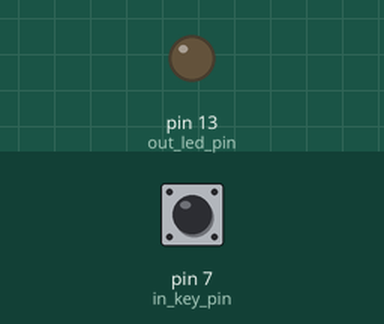
This sketch was run on a simulated Arduino Uno, built with avr-gcc and run on an emulated ATmega328P. On the bench: output pins drawn as LEDs (lit = HIGH). The inputs (shaded band) are chosen by the test bench; at power-on: pin 7 (in_key_pin) HIGH. What the sketch prints to the serial monitor is not drawn.

Above: at 1.2 s.
1.3 s: pin 7 (in_key_pin) pulled LOW for 0.15 s
At 1.37 s:
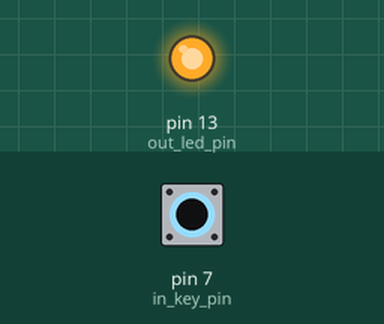
2.9 s: pin 7 (in_key_pin) pulled LOW for 3.2 s
At 7.0 s:
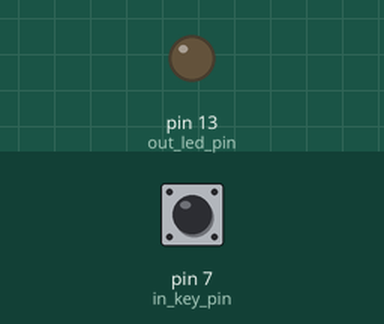
Timing chart, 0 to 8.5 s (numbered marks = the images above; inputs shaded):
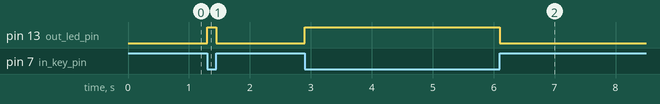

Measured:
- after the input at 1.3 s, pin 13 (out_led_pin): LOW → HIGH at once, → LOW 0.15 s later
- after the input at 2.9 s, pin 13 (out_led_pin): LOW → HIGH at once, → LOW 3.2 s later

The sketch:

cw_to_serial.ino
```cpp
static const uint8_t in_key_pin = 7;    // D7  : interrupt 4 on pin 1
static const uint8_t out_led_pin = 13;  // D13 : Built-in LED on pin 13
static bool key_is_up;
static const unsigned long debounce_millis = 20; // 30 WPM == 40 ms
static unsigned long last_change_millis;

void setup() {
  Serial.begin(115200);
  pinMode(in_key_pin, INPUT_PULLUP);
  pinMode(out_led_pin, OUTPUT);
  key_is_up = digitalRead(in_key_pin);
  Serial.print(!key_is_up);
  last_change_millis = millis();
}

void loop() {
  unsigned long millis_now = millis();
  if (key_is_up == digitalRead(in_key_pin)) {
    return;
  }
  if (last_change_millis + debounce_millis > millis_now) {
    return;
  }
  Serial.print(key_is_up); // inverted
  digitalWrite(out_led_pin, key_is_up); // inverted
  key_is_up = !key_is_up;
  last_change_millis = millis_now;
}
```
